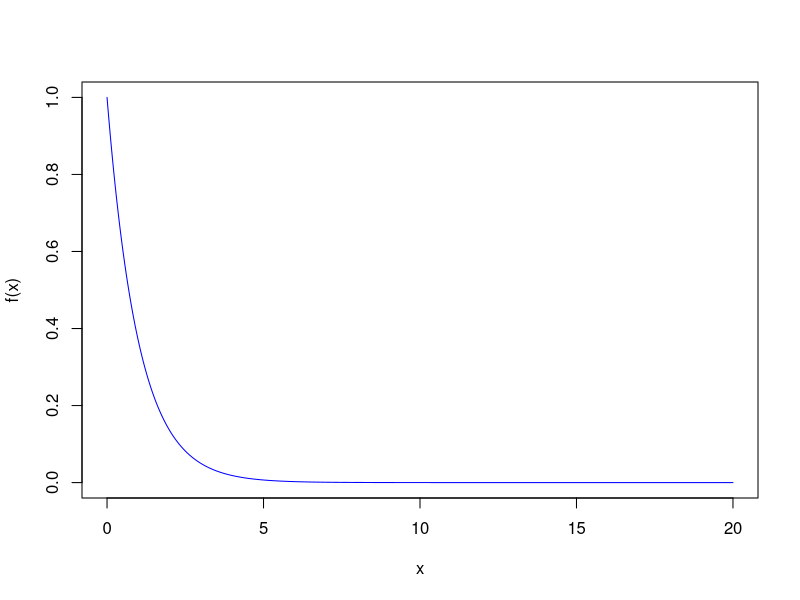
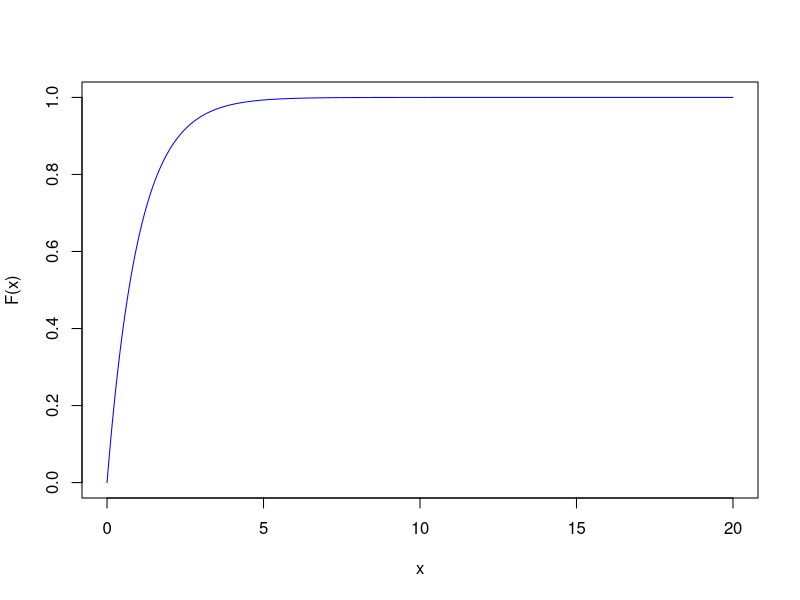
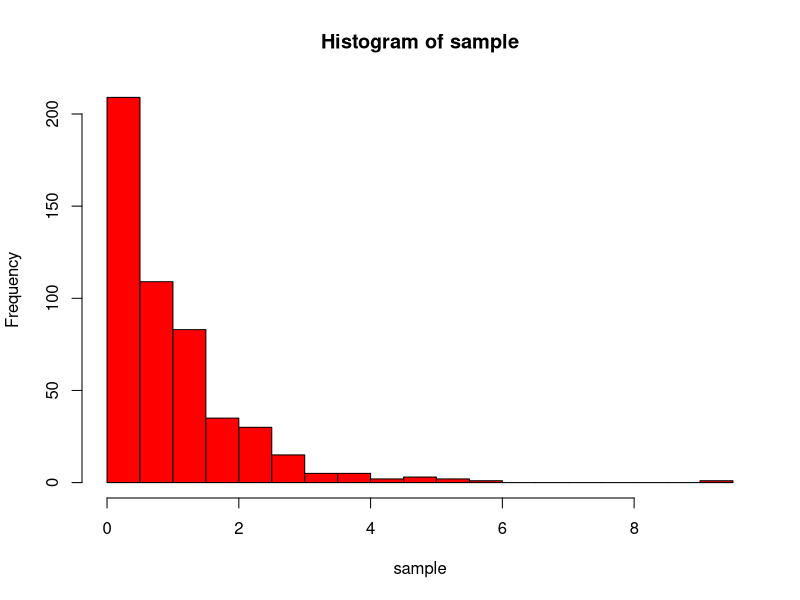
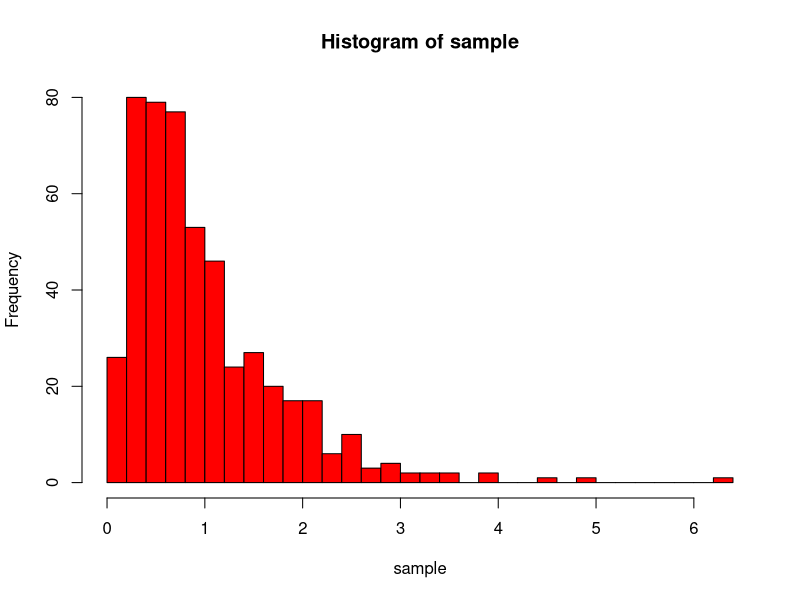

Reproduce these figures in R, in order.
## ---- chunk 1
lambda = 1

# create a sequence from 0 to 100 with distance 0.01
x = seq(0,20, by= 0.0001)

# create the p.d.f function of exponential for x
f = function(x){lambda*exp(-lambda * x)}
# plot f(x), p.d.f of x
plot(x,f(x),type = "l",col = "blue")

# create the C.d.f function for x
F = function(x){1 - exp(-lambda * x)}
# plot F(x), C.d.f of x
plot(x,F(x),type = "l",col = "blue")

## ---- chunk 2
lambda = 1

# here we used the rexp function to generate 500 exponential distribution
sample = rexp( n = 500, rate = lambda)

# generate a histgram for the sample ( with 30 seperate bars)
hist(sample, breaks =  30 , col = "red")

# get mean of sample
mean(sample)
# get standard deviation of sample
sd(sample)

## ---- chunk 3
lambda = 1

# define sample to be a vector
sample = c()

# a for loop, repeat 500 times
for(i in 1:500){
  # generate 2 exponential distribution
  a = rexp( n = 2, rate = lambda)
  # take the average of them
  b = mean(a)
  # save our sample mean ( append value of b to our sample)
  sample = c(sample , b)
}

# generate a histgram for the sample ( with 30 seperate bars)
hist(sample, breaks =  30 , col = "red")

# get mean of sample
mean(sample)
# get standard deviation of sample
sd(sample)

